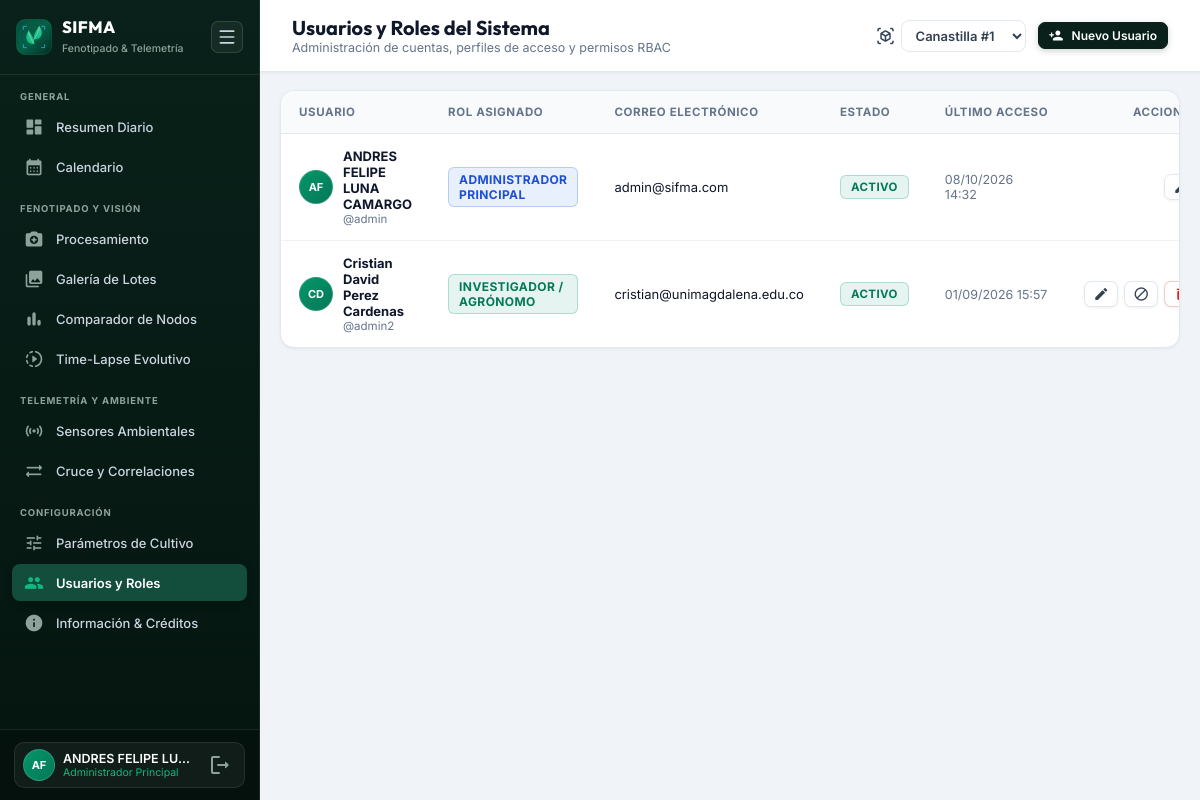
The page /users (signed in) on the database as committed earlier.
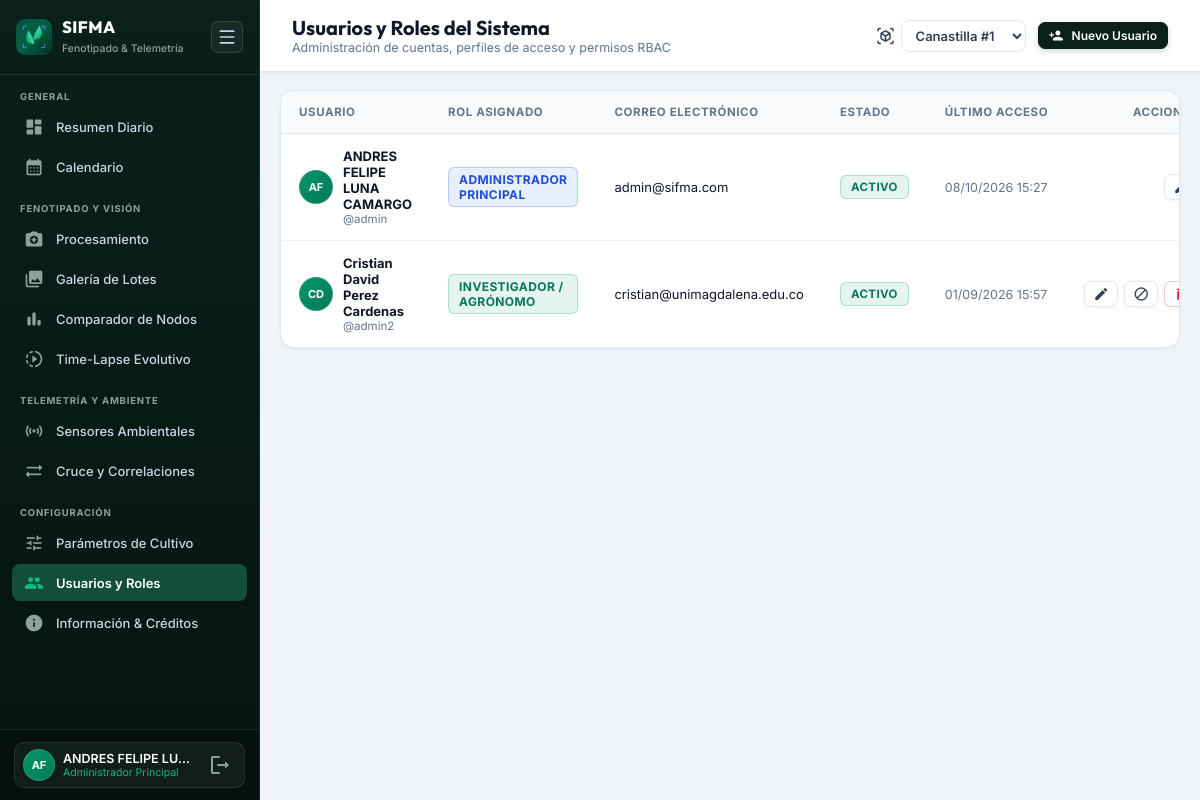
The same page on the database as committed later.
### domain/models/user.py (models this page shows, shortened)
class User(db.Model):
    __tablename__ = 'users'
    id = Column(Integer, primary_key=True)
    username = Column(String(60), unique=True, nullable=False, index=True)
    full_name = Column(String(120), nullable=False)
    email = Column(String(120), unique=True, nullable=True)
    password_hash = Column(String(256), nullable=False)
    role = Column(String(30), default='investigador', nullable=False) # 'admin', 'investigador', 'operador'
    is_active = Column(Boolean, default=True, nullable=False)
    created_at = Column(DateTime, default=datetime.now)
    last_login = Column(DateTime, nullable=True)
    @property
    def role_display(self) -> str:
        roles_map = {
            "admin": "Administrador Principal",
            "investigador": "Investigador / Agrónomo",
            "operador": "Técnico de Campo"
        }
        return roles_map.get(self.role, "Usuario")
    @property
    def avatar_initials(self) -> str:
        if not self.full_name:
            return self.username[:2].upper()
        parts = self.full_name.strip().split()
        if len(parts) >= 2:
            return f"{parts[0][0]}{parts[1][0]}".upper()
        return parts[0][:2].upper()

### presentation/web/dashboard_routes.py (the view)
@dashboard_bp.route('/users')
@role_required('admin')
def users_management():
    config = system_service.get_config()
    active_plant_id = get_active_plant_id()
    users = user_service.get_all_users()
    return render_template('users.html',
                           config=config,
                           users=users,
                           active_plant_id=active_plant_id)

### templates/users.html (shortened to what this page needs)
{% extends 'base.html' %}
{% block heading %}Usuarios y Roles del Sistema{% endblock %}
{% block subheading %}Administración de cuentas, perfiles de acceso y permisos RBAC{% endblock %}
{% block header_actions %}
<button class="btn btn-primary btn-sm" onclick="openCreateUserModal()">
    <span class="material-icons-round">person_add</span>
    <span>Nuevo Usuario</span>
</button>
{% endblock %}
{% block content %}
<div class="users-table-container">
    <table class="users-table">
        <thead>
            <tr>
                <th>Usuario</th>
                <th>Rol Asignado</th>
                <th>Correo Electrónico</th>
                <th>Estado</th>
                <th>Último Acceso</th>
                <th style="text-align: right;">Acciones</th>
            </tr>
        </thead>
        <tbody id="users-table-body">
            {% for u in users %}
            <tr id="user-row-{{ u.id }}">
                <td>
                    <div style="display: flex; align-items: center; gap: 10px;">
                        <div class="user-avatar-circle" style="width: 34px; height: 34px; font-size: 11px;">
                            {{ u.avatar_initials }}
                        </div>
                        <div>
                            <div style="font-weight: 700; color: var(--text-heading);">{{ u.full_name }}</div>
                            <div style="font-size: 11.5px; color: var(--text-muted);">@{{ u.username }}</div>
                        </div>
                    </div>
                </td>
                <td>
                    <span class="badge {% if u.role == 'admin' %}badge-primary{% elif u.role == 'investigador' %}badge-success{% else %}badge-warning{% endif %}" style="font-size: 12px;">
                        {{ u.role_display }}
                    </span>
                </td>
                <td style="font-size: 13px; color: var(--text-heading);">{{ u.email or 'Sin registrar' }}</td>
                <td>
                    <span class="badge {% if u.is_active %}badge-success{% else %}badge-danger{% endif %}">
                        {% if u.is_active %}Activo{% else %}Inactivo{% endif %}
                    </span>
                </td>
                <td style="font-size: 12.5px; color: var(--text-muted);">
                    {{ u.last_login.strftime('%d/%m/%Y %H:%M') if u.last_login else 'Sin ingresos' }}
                </td>
                <td style="text-align: right;">
                    <div style="display: inline-flex; align-items: center; gap: 6px;">
                        <button class="btn btn-outline btn-sm" style="padding: 4px 8px; font-size: 12px;" onclick="openEditUserModal({{ u.id }}, '{{ u.full_name }}', '{{ u.email or '' }}', '{{ u.role }}')" title="Editar Rol y Datos">
                            <span class="material-icons-round" style="font-size: 16px;">edit</span>
                        </button>
                        {% if u.username != 'admin' %}
                        <button class="btn btn-outline btn-sm" style="padding: 4px 8px; font-size: 12px; color: {% if u.is_active %}#d97706{% else %}#059669{% endif %};" onclick="toggleUserStatus({{ u.id }})" title="{% if u.is_active %}Desactivar{% else %}Activar{% endif %} Cuenta">
                            <span class="material-icons-round" style="font-size: 16px;">{% if u.is_active %}block{% else %}check_circle{% endif %}</span>
                        </button>
                        <button class="btn btn-danger btn-sm" style="padding: 4px 8px; font-size: 12px;" onclick="deleteUser({{ u.id }}, '{{ u.username }}')" title="Eliminar Usuario">
                            <span class="material-icons-round" style="font-size: 16px;">delete</span>
                        </button>
                        {% endif %}
                    </div>
                </td>
            </tr>
            {% endfor %}
        </tbody>
    </table>
</div>
{% endblock %}

### templates/base.html (shortened to what this page needs)
<!DOCTYPE html>
<html lang="es">
<head>
    <link rel="stylesheet" href="{{ url_for('static', filename='css/index.css') }}">
</head>
<body>
    <div class="app-container">
        <aside class="sidebar" id="sidebar">
            <div class="sidebar-header">
                <div class="sidebar-brand-group">
                    <div class="sidebar-logo-icon" style="background: transparent; box-shadow: none; padding: 0;">
                        <img src="{{ url_for('static', filename='img/sifma_logo.svg') }}" alt="SIFMA Logo" style="width: 38px; height: 38px; border-radius: 9px;">
                    </div>
                    <div class="sidebar-brand-text">
                        <h2>SIFMA</h2>
                        <span>Fenotipado & Telemetría</span>
                    </div>
                </div>
                <button class="sidebar-toggle-btn" id="sidebar-toggle" onclick="toggleSidebar()" title="Colapsar / Expandir Barra Lateral">
                    <svg xmlns="http://www.w3.org/2000/svg" width="20" height="20" viewBox="0 0 24 24" fill="none" stroke="currentColor" stroke-width="2" stroke-linecap="round" stroke-linejoin="round" class="lucide lucide-menu-icon lucide-menu"><path d="M4 5h16"/><path d="M4 12h16"/><path d="M4 19h16"/></svg>
                </button>
            </div>
            <div class="sidebar-scrollable">
                <div>
                    <div class="nav-section-title">General</div>
                    <div class="nav-group">
                        <a href="{{ url_for('dashboard.index') }}" class="nav-link {% if request.path == '/' %}active{% endif %}" id="nav-dashboard" title="Resumen Diario">
                            <span class="material-icons-round">dashboard</span>
                            <span class="nav-link-text">Resumen Diario</span>
                        </a>
                        <a href="{{ url_for('dashboard.calendar_view') }}" class="nav-link {% if '/calendar' in request.path %}active{% endif %}" id="nav-calendar" title="Calendario de Muestreos y Telemetría">
                            <span class="material-icons-round">calendar_month</span>
                            <span class="nav-link-text">Calendario</span>
                        </a>
                    </div>
                </div>
                <div>
                    <div class="nav-section-title">Fenotipado y Visión</div>
                    <div class="nav-group">
                        <a href="{{ url_for('dashboard.processing_panel') }}" class="nav-link {% if '/processing' in request.path %}active{% endif %}" id="nav-processing" title="Procesamiento">
                            <span class="material-icons-round">camera_enhance</span>
                            <span class="nav-link-text">Procesamiento</span>
                        </a>
                        <a href="{{ url_for('dashboard.gallery') }}" class="nav-link {% if '/gallery' in request.path %}active{% endif %}" id="nav-gallery" title="Galería de Lotes">
                            <span class="material-icons-round">photo_library</span>
                            <span class="nav-link-text">Galería de Lotes</span>
                        </a>
                        <a href="{{ url_for('dashboard.inter_plant_benchmark') }}" class="nav-link {% if '/benchmark' in request.path %}active{% endif %}" id="nav-benchmark" title="Comparador Inter-Canastillas">
                            <span class="material-icons-round">bar_chart</span>
                            <span class="nav-link-text">Comparador de Nodos</span>
                        </a>
                        <a href="{{ url_for('dashboard.timelapse_viewer') }}" class="nav-link {% if '/timelapse' in request.path %}active{% endif %}" id="nav-timelapse" title="Time-Lapse Evolutivo">
                            <span class="material-icons-round">slow_motion_video</span>
                            <span class="nav-link-text">Time-Lapse Evolutivo</span>
                        </a>
                    </div>
                </div>
                <div>
                    <div class="nav-section-title">Telemetría y Ambiente</div>
                    <div class="nav-group">
                        <a href="{{ url_for('dashboard.detailed_sensors') }}" class="nav-link {% if '/sensors' in request.path %}active{% endif %}" id="nav-sensors" title="Sensores Ambientales">
                            <span class="material-icons-round">sensors</span>
                            <span class="nav-link-text">Sensores Ambientales</span>
                        </a>
                        <a href="{{ url_for('dashboard.cross_analysis') }}" class="nav-link {% if '/cross_analysis' in request.path %}active{% endif %}" id="nav-cross-analysis" title="Cruce y Correlaciones">
                            <span class="material-icons-round">sync_alt</span>
                            <span class="nav-link-text">Cruce y Correlaciones</span>
                        </a>
                    </div>
                </div>
                <div>
                    <div class="nav-section-title">Configuración</div>
                    <div class="nav-group">
                        <a href="{{ url_for('dashboard.configuration_panel') }}" class="nav-link {% if '/config' in request.path %}active{% endif %}" id="nav-config" title="Parámetros de Cultivo">
                            <span class="material-icons-round">tune</span>
                            <span class="nav-link-text">Parámetros de Cultivo</span>
                        </a>
                        {% if current_user.role == 'admin' %}
                        <a href="{{ url_for('dashboard.users_management') }}" class="nav-link {% if '/users' in request.path %}active{% endif %}" id="nav-users" title="Usuarios y Roles">
                            <span class="material-icons-round">group</span>
                            <span class="nav-link-text">Usuarios y Roles</span>
                        </a>
                        {% endif %}
                        <a href="{{ url_for('dashboard.system_info') }}" class="nav-link {% if '/about' in request.path or '/system_info' in request.path %}active{% endif %}" id="nav-about" title="Información & Créditos">
                            <span class="material-icons-round">info</span>
                            <span class="nav-link-text">Información & Créditos</span>
                        </a>
                    </div>
                </div>
            </div>
            <div class="sidebar-footer">
                <div class="user-profile-widget">
                    <div class="user-avatar-circle" title="{{ current_user.role_display }}">
                        {{ current_user.avatar }}
                    </div>
                    <div class="user-info-text">
                        <div class="user-name" title="{{ current_user.name }}">{{ current_user.name }}</div>
                        <div class="user-role">{{ current_user.role_display }}</div>
                    </div>
                    <a href="{{ url_for('dashboard.logout') }}" class="user-logout-btn" title="Cerrar Sesión">
                        <span class="material-icons-round">logout</span>
                    </a>
                </div>
            </div>
        </aside>
        <main class="main-content" id="main-content">
            <header class="top-header">
                <div class="header-left-col">
                    <div class="header-title-block">
                        <h1 id="page-heading">{% block heading %}Dashboard Analítico{% endblock %}</h1>
                        <p id="page-subheading">{% block subheading %}Resumen general de la jornada y fenotipado{% endblock %}</p>
                    </div>
                </div>
                <div class="header-controls-row">
                    {% block header_controls %}
                    <div style="display: flex; align-items: center; gap: 6px;">
                        <span class="material-icons-round text-muted" style="font-size: 18px;">view_in_ar</span>
                        <select id="header-plant-selector" class="form-input-control" style="padding: 6px 10px; font-weight: 600; font-size: 13px; cursor: pointer; width: auto;" onchange="switchActivePlant(this.value)">
                            <option value="1" {% if active_plant_id == 1 %}selected{% endif %}>Canastilla #1</option>
                        </select>
                    </div>
                    {% endblock %}
                    {% block header_actions %}{% endblock %}
                </div>
            </header>
            <div class="content-viewport">
                {% block content %}{% endblock %}
            </div>
        </main>
    </div>
</body>
</html>

Rows that differ between the two databases and show on the page:
changed User "ANDRES FELIPE LUNA CAMARGO": last_login "08/10/2026 14:32" → "08/10/2026 15:27"
